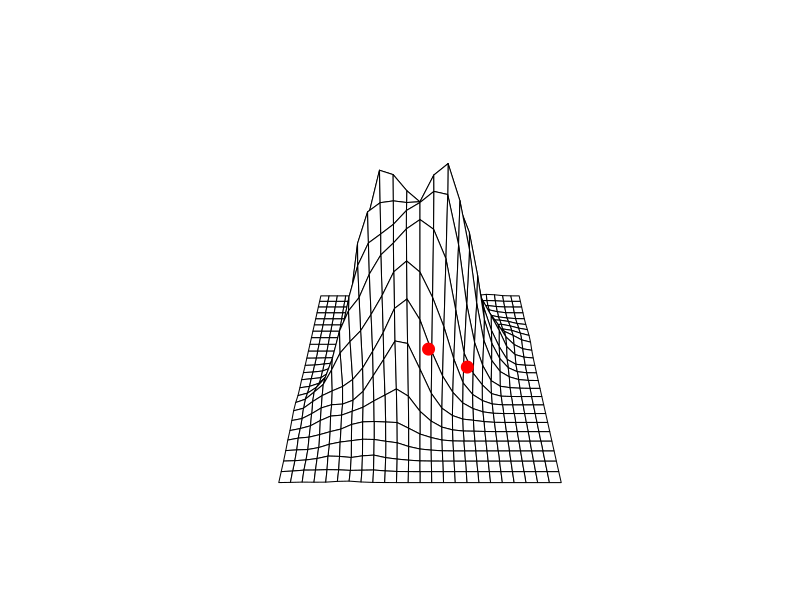

Write R code to recreate this figure. (Note: this script raises an error after producing the figure.)
# PREREQ -----------------------------------------------------------------------

library(knitr)
library(mvtnorm)
library(ggplot2)
library(MASS)
library(tidyverse)

options(digits = 3, 
        width = 65, 
        str = strOptions(strict.width = "cut", vec.len = 3))

# DATA -------------------------------------------------------------------------

set.seed(1020)

# Create data as mixture of Gaussians

mu_1 = c(6, 4)
mu_2 = c(4, 6)
Sigma = matrix(c(4, 3, 3, 4), ncol = 2)

cluster_1 = rmvnorm(1000, 
                    mean = mu_1, 
                    sigma = Sigma)

cluster_2 = rmvnorm(1000, 
                    mean = mu_2, 
                    sigma = Sigma)

data_bvnorm = data.frame(
  cbind(
    rbind(cluster_1, cluster_2),
    rep(0, length(cluster_1))
  )
)

colnames(data_bvnorm) = c("x_1", "x_2", "is_sampled")

sampled = sample(seq_len(nrow(data_bvnorm)), 2, replace = FALSE)
data_bvnorm[sampled, "is_sampled"] = 1

highlight = data_bvnorm %>% 
  filter(is_sampled == 1)

x_1_sampled = highlight[1, 1:2]
x_2_sampled = highlight[2, 1:2]

density_2d = kde2d(data_bvnorm$x_1, data_bvnorm$x_2)

# PLOT -------------------------------------------------------------------------

# pdf("../figure/ml-basics-sample-from-dgp.pdf", width = 8, height = 2.5)

pmat = persp(density_2d, box = FALSE, phi = 40)

my_points = trans3d(
  
  c(as.numeric(x_1_sampled[1]), as.numeric(x_2_sampled[1])), 
  c(as.numeric(x_1_sampled[2]), as.numeric(x_2_sampled[2])), 
  c(0, 0), 
  pmat = pmat
  
)

points(my_points, pch = 19, col = "red", cex = 1.6)

p_1 = recordPlot()

p_2 = ggplot(data_bvnorm, aes(x = x_1, y = x_2)) + 
  geom_point(alpha = 0.6) + 
  labs(x = expression(x[1]), y = expression(x[2])) + 
  geom_point(data = highlight, col = "red", size = 4) +
  theme_bw()

plot_grid(p_1, p_2)

# ggsave("../figure/ml-basics-sample-from-dgp.pdf", width = 8, height = 2.5)
# dev.off()
